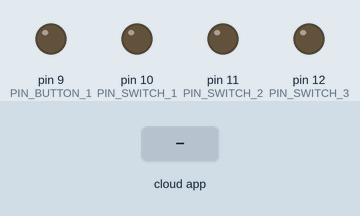
Recording of a sketch running on a simulated Arduino Uno, built with avr-gcc and run on an emulated ATmega328P. Parts: output pins drawn as LEDs (lit = HIGH). Inputs (shaded band) come from the test bench. The RemoteXY app is connected.

Above: at 1.2 s.
1.3 s: the phone or cloud app sets switch_1 to 1
At 2.2 s:
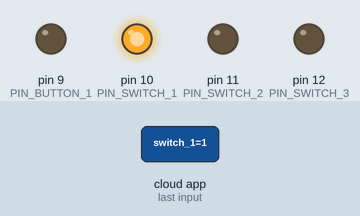
2.8 s: the phone or cloud app sets switch_2 to 1
At 3.4 s:
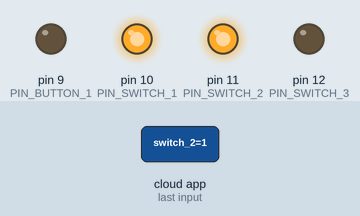
4.3 s: the phone or cloud app sets switch_3 to 1
At 5.5 s:
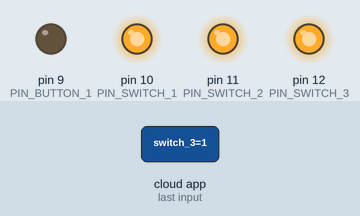
5.8 s: the phone or cloud app sets button_1 to 1
At 6.9 s:
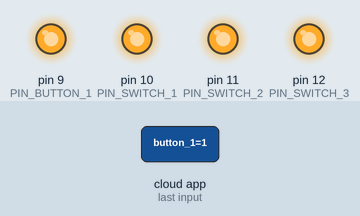
7.3 s: the phone or cloud app sets switch_1 to 0
At 8.0 s:
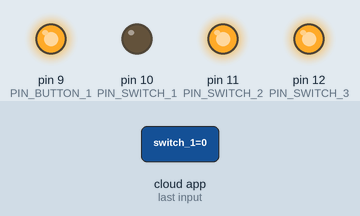
8.8 s: the phone or cloud app sets switch_2 to 0
At 9.1 s:
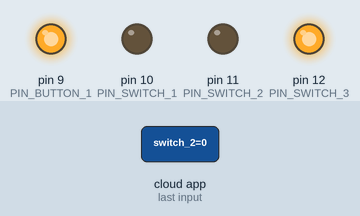
Timing chart, 0 to 11.3 s (numbered marks = the images above; inputs shaded):
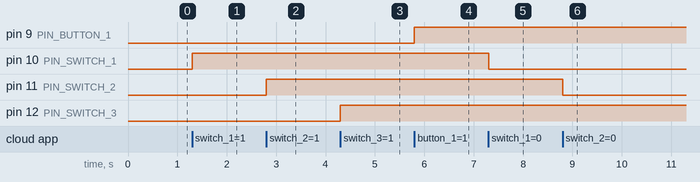

Measured:
- after the input at 1.3 s, pin 10 (PIN_SWITCH_1): LOW → HIGH at once
- after the input at 2.8 s, pin 11 (PIN_SWITCH_2): LOW → HIGH at once
- after the input at 4.3 s, pin 12 (PIN_SWITCH_3): LOW → HIGH at once
- after the input at 5.8 s, pin 9 (PIN_BUTTON_1): LOW → HIGH at once
- after the input at 7.3 s, pin 10 (PIN_SWITCH_1): HIGH → LOW at once
- after the input at 8.8 s, pin 11 (PIN_SWITCH_2): HIGH → LOW at once

The sketch:

Arduino-based-3-channel-bluetooth-relay-with-the-siren.ino
```cpp
// Developed by Maxim Bortnikov
// This code was automatically generated here: https://remotexy.com/en/
// For more information and for the circuit visit: https://github.com/Northstrix/Arduino-based-3-channel-bluetooth-relay-with-the-siren
// You can download RemoteXY app here: https://remotexy.com/en/download/


#define REMOTEXY_MODE__SOFTSERIAL
#include <SoftwareSerial.h>

#include <RemoteXY.h>

// RemoteXY connection settings
#define REMOTEXY_SERIAL_RX 2
#define REMOTEXY_SERIAL_TX 3
#define REMOTEXY_SERIAL_SPEED 9600


// RemoteXY configurate
#pragma pack(push, 1)
uint8_t RemoteXY_CONF[] =
  { 255,4,0,0,0,68,0,10,25,0,
  2,0,9,7,29,13,31,26,25,24,
  79,78,0,79,70,70,0,2,0,9,
  25,29,13,31,26,25,24,79,78,0,
  79,70,70,0,2,0,9,43,29,13,
  31,26,25,24,79,78,0,79,70,70,
  0,1,0,55,13,37,37,204,31,83,
  105,114,101,110,0 };

// this structure defines all the variables and events of your control interface
struct {

    // input variables
  uint8_t switch_1; // =1 if switch ON and =0 if OFF
  uint8_t switch_2; // =1 if switch ON and =0 if OFF
  uint8_t switch_3; // =1 if switch ON and =0 if OFF
  uint8_t button_1; // =1 if button pressed, else =0

    // other variable
  uint8_t connect_flag;  // =1 if wire connected, else =0

} RemoteXY;
#pragma pack(pop)

#define PIN_SWITCH_1 10
#define PIN_SWITCH_2 11
#define PIN_SWITCH_3 12
#define PIN_BUTTON_1 9


void setup()
{
  RemoteXY_Init ();

  pinMode (PIN_SWITCH_1, OUTPUT);
  pinMode (PIN_SWITCH_2, OUTPUT);
  pinMode (PIN_SWITCH_3, OUTPUT);
  pinMode (PIN_BUTTON_1, OUTPUT);

}

void loop()
{
  RemoteXY_Handler ();

  digitalWrite(PIN_SWITCH_1, (RemoteXY.switch_1==0)?LOW:HIGH);
  digitalWrite(PIN_SWITCH_2, (RemoteXY.switch_2==0)?LOW:HIGH);
  digitalWrite(PIN_SWITCH_3, (RemoteXY.switch_3==0)?LOW:HIGH);
  digitalWrite(PIN_BUTTON_1, (RemoteXY.button_1==0)?LOW:HIGH);


}
```
